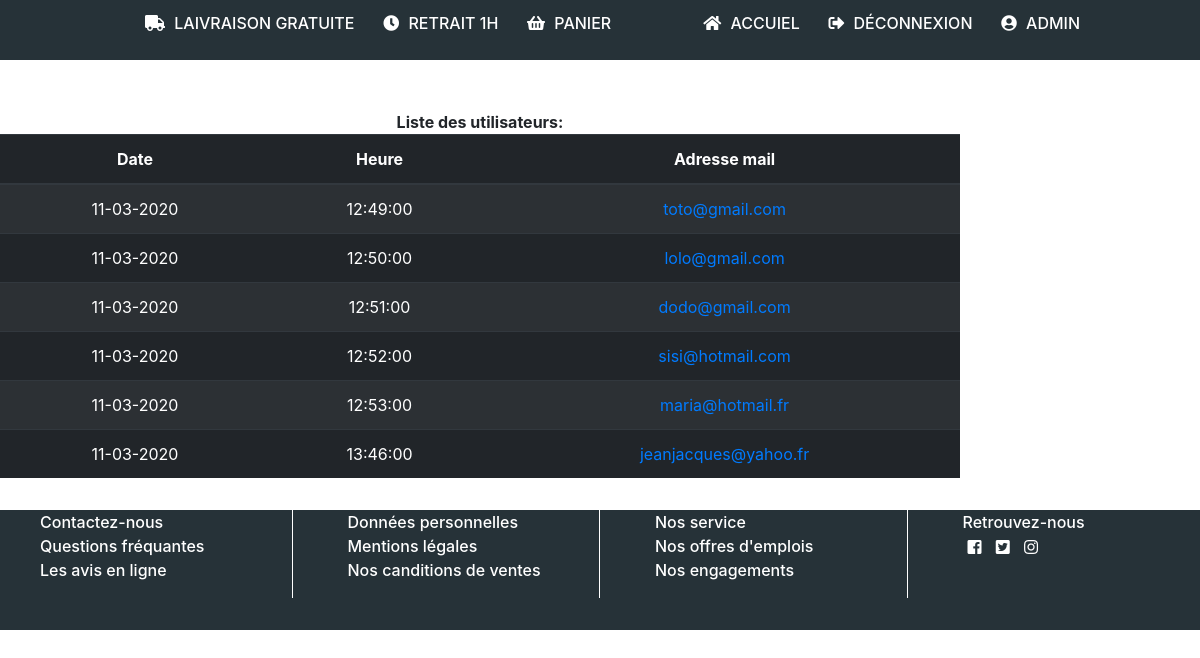
The app's page /pageadmin.php?id=1 (signed in) with its own data.
### tables this page shows
CREATE TABLE IF NOT EXISTS `contact` (
  `id` int(11) NOT NULL AUTO_INCREMENT,
  `nom` varchar(255) NOT NULL,
  `prenom` varchar(255) NOT NULL,
  `email` varchar(255) NOT NULL,
  `message` text NOT NULL,
  `rgpd` varchar(25) NOT NULL,
  `date` varchar(255) NOT NULL,
  `heure` time NOT NULL,
  `ip` varchar(255) NOT NULL,
  PRIMARY KEY (`id`)
);

### pageadmin.php (the view, shortened to what this page needs)
<?php
include 'connect_bdd.php';
include 'header.php';
 if(isset($_SESSION['id'])){
$liste = $pdo->prepare('select * from contact ORDER BY date DESC');
$liste->execute();
$exist = $liste->rowCount();
if($exist > 0){
    $rows =  $liste->fetchAll(PDO::FETCH_ASSOC);
}else{
    $rows='';
    $message='Aucun utilisateur n\'est disponible dans la base!';
}
?>
<?php if($rows != ""){
?>
<div class="tab_liste">
    <span class="titre_liste"><b>Liste des utilisateurs: </b></span>
    <table class="table table-striped table-dark">
        <thead>
            <tr>
                <th scope="col">Date</th>
                <th scope="col">Heure</th>
                <th scope="col">Adresse mail</th>
            </tr>
        </thead>
        <tbody>
            <?php
    foreach($rows as $row):
            ?>
            <tr class="st" scope="row">
                <td> <?php echo $row['date']; ?></td>
                <td> <?php echo $row['heure']; ?></td>
                <td><a href="detailclient.php?id=<?php echo $row['id']; ?>"><?php echo $row['email']; ?></a></td>
            </tr>
            <?php endforeach;  ?>
        </tbody>
    </table>
</div>
<?php
}
else{
?>
<div class="liste_vide">
    <div class="alert alert-danger"><?php echo $message; ?></div>
</div>
<?php }
 }
else{ header('location:index.php');}
?>
<?php
include 'footer.php';
?>

### header.php (shortened to what this page needs)
<!DOCTYPE html>
<html lang="">
    <head>
        <link rel="stylesheet" href="https://stackpath.bootstrapcdn.com/bootstrap/4.1.3/css/bootstrap.min.css">
        <link rel="stylesheet" href="https://use.fontawesome.com/releases/v5.3.1/css/all.css">
        <link rel="stylesheet" href="css/app.css">
    </head>
    <body>
        <div class="header">
            <div class="header_nav">
                <div class="header_nav_menu1">
                    <a href="#" class="header_nav_menu1_lien"><i class="fas fa-truck"></i> Laivraison gratuite</a>
                    <a href="#" class="header_nav_menu1_lien"><i class="fas fa-clock"></i> Retrait 1h</a>
                    <a href="#" class="header_nav_menu1_lien"><i class="fas fa-shopping-basket"></i> Panier</a>
                </div>
                <div class="header_nav_menu2">
                    <a href="index.php" class="header_nav_menu2_lien"><i class="fas fa-home"></i> Accuiel</a>
                     <?php
                    if(isset($_SESSION['id'])){ ?>
                    <a href="deconnexion.php" class="header_nav_menu2_lien"><i class="fas fa-sign-out-alt"></i> Déconnexion</a>
                     <?php
                    }else{ ?>
                    <a href="connexion.php" class="header_nav_menu2_lien"><i class="fas fa-sign-in-alt"></i> Connexion</a>
                      <?php }
                     if(isset($_SESSION['id'])){ ?>
                     <a href="admin.php" class="header_nav_menu2_lien"><i class="fas fa-user-circle"></i> <?php echo $_SESSION['login'];?></a>
                       <?php
                    }else{ ?>
                    <a href="contact.php" class="header_nav_menu2_lien"><i class="fas fa-envelope"></i> Contact</a>
                    <?php }
                    ?>
                </div>
            </div>
        </div>
    </body>
</html>

### footer.php (shortened to what this page needs)
<!DOCTYPE html>
<html lang="">
    <head>
        <link rel="stylesheet" href="https://stackpath.bootstrapcdn.com/bootstrap/4.1.3/css/bootstrap.min.css">
        <link rel="stylesheet" href="https://use.fontawesome.com/releases/v5.3.1/css/all.css">
        <link rel="stylesheet" href="css/app.css">
    </head>
    <body>
    <div class="footer">
        <div class="row">
            <section class="col-xs-12 col-md-3 col-lg-3">
                <ul>
                    <li><a href="">Contactez-nous</a></li>
                    <li><a href="">Questions fréquantes</a></li>
                    <li><a href="">Les avis en ligne</a></li>
                </ul>
            </section>
            <section class="col-xs-12 col-md-3 col-lg-3">
                <ul>
                    <li><a href="">Données personnelles</a></li>
                    <li><a href="">Mentions légales</a></li>
                    <li><a href="">Nos canditions de ventes</a></li>
                </ul>
            </section>
            <section class="col-xs-12 col-md-3 col-lg-3">
                <ul>
                    <li><a href="">Nos service</a></li>
                    <li><a href="">Nos offres d'emplois</a></li>
                    <li><a href="">Nos engagements</a></li>
                </ul>
            </section>
             <section class="col-xs-12 col-md-3 col-lg-3">
                <ul>
                    <li>Retrouvez-nous</li>
                    <li><a href="https://fr-fr.facebook.com/"><i class="fab fa-facebook-square"></i> </a> <a href="https://twitter.com/login?lang=fr"><i class="fab fa-twitter-square"></i> </a>
                    <a href="https://www.instagram.com/?hl=fr"><i class="fab fa-instagram"></i> </a></li>
                </ul>
            </section>
        </div>
</div>
    </body>
</html>

### css/app.css (style rules this page uses)
html, body { margin: 0; padding: 0; overflow-x: hidden; }
.header { width: 100%; height: 60px; background: #263238; }
.header_nav { width: 80%; margin: auto; display: flex; flex-direction: row; justify-content: space-between; align-items: center; }
.header_nav_menu1, .header_nav_menu2 { align-items: center; padding-top: 10px; text-transform: uppercase; font-weight: bold; color: white; }
.header_nav_menu1_lien { text-transform: uppercase; margin-left: 20px; font-weight: 500; margin-right: auto; color: white; }
.header_nav_menu2_lien { text-transform: uppercase; margin-left: 20px; font-weight: 500; margin-right: auto; color: white; }
.header_nav_menu1_lien i, .header_nav_menu2_lien i { margin: 5px; }
.footer { min-height: 120px; background: #263238; }
section { border-right: 1px solid white; }
ul { list-style-type: none; }
ul li a { color: white; }
ul li { color: white; font-weight: 500; }
ul li a i { margin: 5px; }
.titre_liste { margin-top: 60px; padding-bottom: 30px; }
.tab_liste { margin-top: 50px; width: 80%; text-align: center; min-height: 400px; }

### records on screen
contact: date "11-03-2020", heure "12:49:00", email "toto@gmail.com"
contact: date "11-03-2020", heure "12:50:00", email "lolo@gmail.com"
contact: date "11-03-2020", heure "12:51:00", email "dodo@gmail.com"
contact: date "11-03-2020", heure "12:52:00", email "sisi@hotmail.com"
contact: date "11-03-2020", heure "12:53:00", email "maria@hotmail.fr"
contact: date "11-03-2020", heure "13:46:00", email "jeanjacques@yahoo.fr"

### other values on screen
$_SESSION['login'] "ADMIN"
